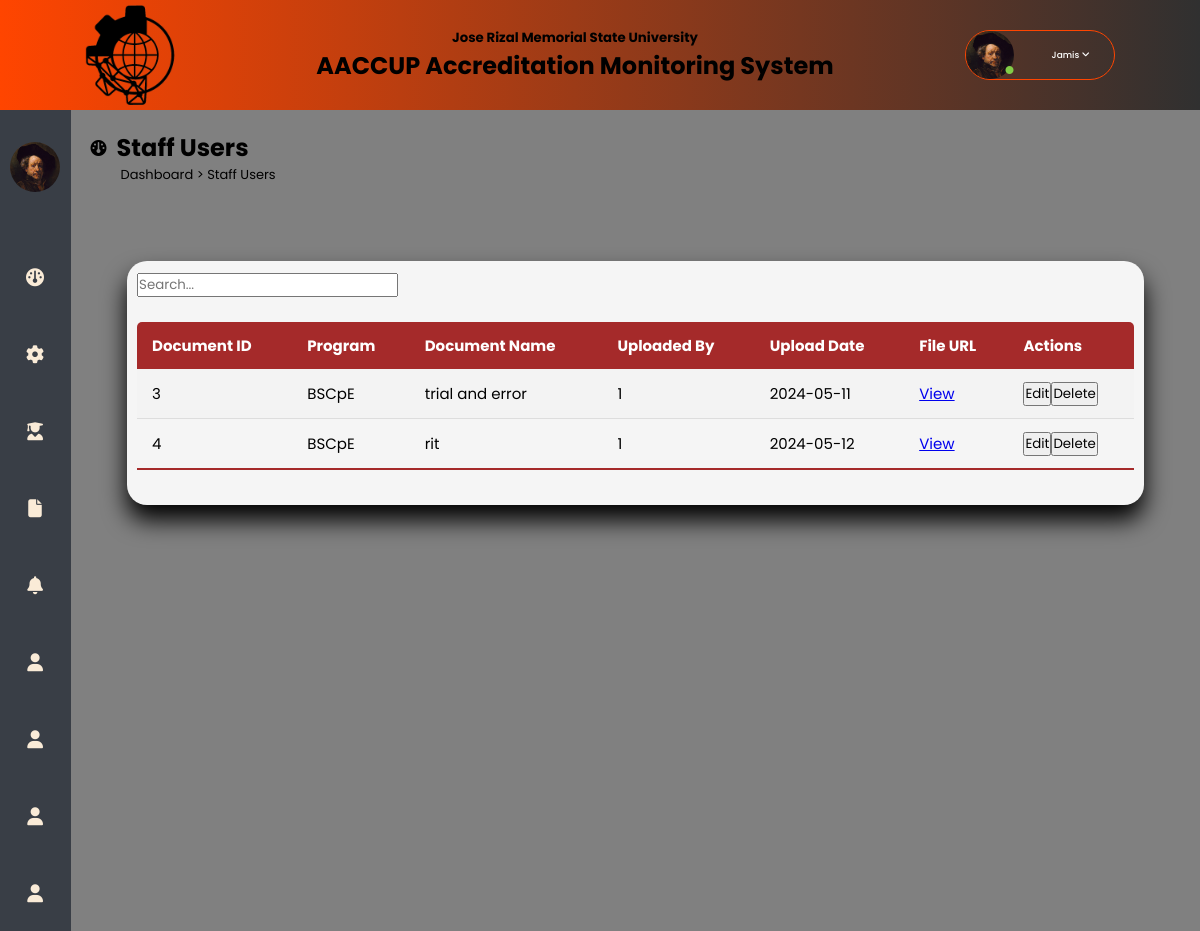
The page /documents.php on the database its author committed.
### tables this page shows
CREATE TABLE `documents` (
  `DocumentID` int(11) NOT NULL,
  `DocumentName` varchar(255) NOT NULL,
  `UploadedBy` int(11) DEFAULT NULL,
  `UploadDate` date DEFAULT NULL,
  `FileURL` varchar(255) DEFAULT NULL
);

CREATE TABLE `programs` (
  `ProgramID` int(11) NOT NULL,
  `code` varchar(25) NOT NULL,
  `Name` varchar(255) NOT NULL,
  `DepartmentID` int(11) DEFAULT NULL,
  `Level` varchar(50) DEFAULT NULL,
  `AccreditationStatus` enum('Candidate','Accredited') DEFAULT NULL,
  `AccreditationLevel` enum('Level I','Level II','Level III') DEFAULT NULL
);

### documents.php (the view, shortened to what this page needs)
<!DOCTYPE html>
<html lang="en">
<head>
    <link rel="stylesheet" href="style.css">
        <link rel="stylesheet" href="https://cdn.jsdelivr.net/npm/@fortawesome/fontawesome-free@6.4.2/css/fontawesome.min.css">
    <link rel="stylesheet" href="https://cdnjs.cloudflare.com/ajax/libs/font-awesome/6.5.1/css/all.min.css"
/>
</head>
<body>
    <section class="heading">
    <nav class="navbar">
        <img src="images/loginimg.png" alt="logo" class="logo">
        <div class="title">
            <a href="#"><h5>Jose Rizal Memorial State University</h5></a>
            <a href="#"><h2>AACCUP Accreditation Monitoring System</h2></a>
        </div>
        <div class="profile-dropdown">
            <div onclick="toggle()" class="profile-dropdown-btn">
                <div class="profile-img">
                    <i class="fa-solid fa-circle"></i>
                </div>
                <span>
                    Jamis
                    <i class="fa-solid fa-angle-down"></i>
                </span>
            </div>
        </div>
    </nav>
    </section>
    <section class="container">
        <nav class="side">
            <div class="sidebar">
                <div class="side-logo">
                <img src="images/avatar.jpg">
                </div>
                <ul>
                    <li><a href="dashboardadmin.php">
                        <i class="fa-solid fa-gauge"></i>
                    </a>
                    </li>
                    <li><a href="user.php">
                        <i class="fa-solid fa-gear"></i>
                    </a>
                    </li>
                    <li><a href="campus.php">
                        <i class="fa-solid fa-user-graduate"></i>
                    </a>
                    </li>
                    <li><a href="departments.php">
                        <i class="fa-solid fa-file"></i>
                    </a>
                    </li>
                    <li><a href="program.php">
                        <i class="fa-solid fa-bell"></i>
                    </a>
                    </li>
                    <li><a href="visits.php">
                        <i class="fa-solid fa-user"></i>
                    </a>
                    </li>
                    <li><a href="documents.php">
                        <i class="fa-solid fa-user"></i>
                    </a>
                    </li>
                    <li><a href="tasks.php">
                        <i class="fa-solid fa-user"></i>
                    </a>
                    </li>
                    <li><a href="fcommunication.php">
                        <i class="fa-solid fa-user"></i>
                    </a>
                    </li>
                </ul>
            </div>
        </nav>
        <div class="main">
            <div class="main">
                <div class="main-title">
                    <i class="fa-solid fa-gauge"></i>
                    <h2>Staff Users</h2>
                </div>
                <div class="directory">
                    <p><a href="dashboardadmin.php">Dashboard</a> > Staff Users</p>
                </div>
                <div class="main-content">
                    <div class="table-container">
                    <input type="text" id="searchInput" placeholder="Search...">
                        <table id="dataTable">
                        <thead>
                            <tr>
                                <th>Document ID</th>
                                <th>Program</th>
                                <th>Document Name</th>
                                <th>Uploaded By</th>
                                <th>Upload Date</th>
                                <th>File URL</th>
                                <th>Actions</th>
                            </tr>
                        </thead>
                            <tbody>
                            <?php
                                include('config.php');
                                $sql = "SELECT documents.DocumentID, documents.DocumentName, documents.UploadedBy, documents.UploadDate, documents.FileURL, programs.code AS ProgramCode
                                        FROM documents
                                        LEFT JOIN programs ON documents.UploadedBy = programs.ProgramID";
                                $result = $conn->query($sql);
                                if ($result->num_rows > 0) {
                                    while ($row = $result->fetch_assoc()) {
                                        echo "<tr>";
                                        echo "<td>" . $row["DocumentID"] . "</td>";
                                        echo "<td>" . $row["ProgramCode"] . "</td>";
                                        echo "<td>" . $row["DocumentName"] . "</td>";
                                        echo "<td>" . $row["UploadedBy"] . "</td>";
                                        echo "<td>" . $row["UploadDate"] . "</td>";
                                        echo "<td><a href='" . $row["FileURL"] . "' target='_blank'>View</a></td>";
                                        echo "<td><button onclick=\"toggleEditForm('" . $row["DocumentID"] . "', '" . $row["DocumentName"] . "', '" . $row["UploadedBy"] . "')\">Edit</button><button onclick=\"confirmDelete('" . $row["DocumentID"] . "')\">Delete</button></td>";
                                        echo "</tr>";
                                    }
                                } else {
                                    echo "<tr><td colspan='6'>No documents found</td></tr>";
                                }
                                ?>
                            </tbody>
                        </table>
                    </div>
                </div>
        </div>
    </section>
</body>
</html>

### style.css (style rules this page uses)
:root { --primary: antiquewhite; --secondary: orangered; --green: #82cd47; --secondary-light: rgba(34, 124, 112, 0.2); --secondary-light-2: rgba(127, 183, 126, 0.1); --white: #fff; --black: #393e46; --shadow: 0px 2px 8px 0px var(var(--secondary-light)); }
* { margin: 0; padding: 0; box-sizing: border-box; font-family: 'Poppins', sans-serif; }
body { height: 100vh; width: 100%; background: antiquewhite; }
.navbar { display: flex; align-items: center; height: 110px; background: linear-gradient(270deg, rgb(48, 48, 48), orangered); padding: 0 8%; justify-content:space-around ; padding: 20px; }
.navbar img { width: 100px; }
.profile-dropdown { position: relative; width: fit-content; }
.profile-dropdown-btn { display: flex; align-items: center; justify-content: space-between; padding-right: 1rem; font-size: 0.9rem; font-weight: 500; width: 150px; border-radius: 50px; color: var(--white); cursor: pointer; border: 1px solid var(--secondary); transition: box-shadow 0.2s ease-in, background-color 0.2s ease-in, border 0.3s; }
.profile-img { position: relative; width: 3rem; height: 3rem; border-radius: 50%; background: url(images/avatar.jpg); background-size: cover; }
.profile-img i { position: absolute; right: 0; bottom: 0.3rem; font-size: 0.5rem; color: var(--green); }
.profile-dropdown-btn span { margin: 0 0.5rem; margin-right: 1; font-size: xx-small; }
.title { text-align: center; }
.title h5 { position: relative; top: 10 px; }
.title h2 { font-size: x-large; }
.title a { color: black; text-decoration: none; }
.side { position: sticky; top: 0; bottom: 0; height: 140vh; left: 0; width: 75px; background: #393e46; overflow: hidden; transition: 1s; }
.container { display: flex; width: 100%; }
.sidebar { width: 80%; margin: 0; }
.side-logo { margin: 2rem 0 1rem 0; padding-bottom: 3rem; display: flex; align-items: center; }
.side-logo img { width: 50px; height: 50px; border-radius: 50%; margin-left: 10px; }
.sidebar ul { margin: 0 auto; text-decoration: none; width: 100%; }
.sidebar li { padding-bottom: 2rem; list-style: none; display: block; }
.sidebar li a { font-size: 16px; color: antiquewhite; text-decoration: none; position: relative; width: 280px; display: table; padding: 10px; }
.container nav i { width: 50px; font-size: 18px; text-align: center; }
.main { background-color: grey; }

### documents.php (style rules this page uses)
.main { width: 100%; background-color: grey; }
.main-title { display: flex; margin: 20px; align-items: center; }
.main-title h2 { margin-left: 10px; }
.directory { margin-left: 50px; position: relative; bottom: 20px; font-size: small; }
.directory a { text-decoration: none; color: black; }
table { border-collapse: collapse; margin: 25px 0; font-size: 15px; min-width: 100%; overflow: hidden; border-radius: 5px 5px 0 0; }
table thead tr { color: #fff; background: brown; text-align: left; font-weight: bold; }
th, td { padding: 12px 15px; text-align: left; }
tbody tr { border-bottom: 1px solid #ddd; }
tbody tr:nth-of-type(odd) { background: #f3f3f3; }
tbody tr:last-of-type { border-bottom: 2px solid brown; }
.main-content { margin: 5%; background-color: whitesmoke; padding: 10px; border-radius: 20px; box-shadow: 0 15px 25px rgba(0, 0.1, 0.9); }

### rows shown on the page
documents: DocumentID "3", programs.code "BSCpE", DocumentName "trial and error", UploadedBy "1", UploadDate "2024-05-11"
documents: DocumentID "4", programs.code "BSCpE", DocumentName "rit", UploadedBy "1", UploadDate "2024-05-12"
